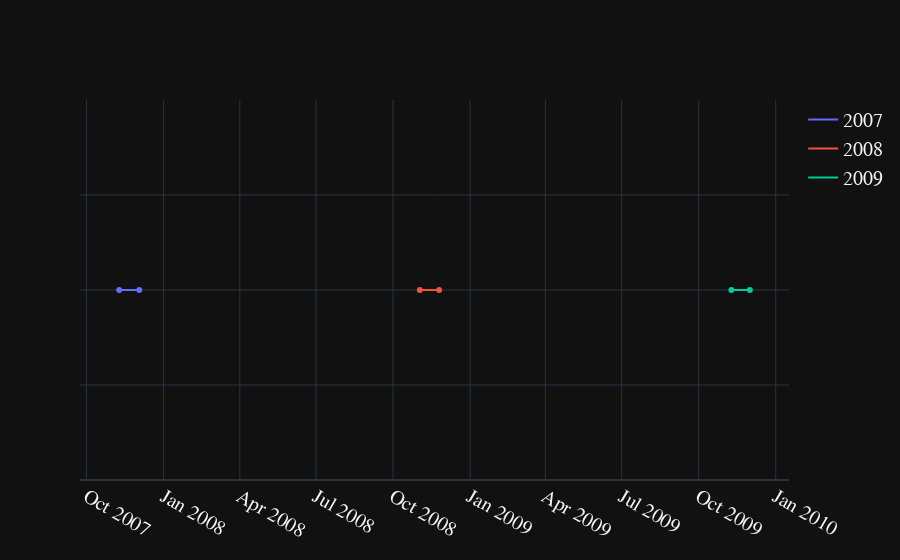

This figure's notebook cell:
### Markdown cell above
There are three years [ 2007  2008  2009 ]

### Code cell
colors_list = px.colors.qualitative.Plotly[:3]
fig = go.Figure()
for y,col in zip(years,colors_list):
    df = temp_na.loc[temp_na['date'].dt.year == y]
    fig.add_trace(go.Scatter(x=df.date,y=[1]*df.shape[0],mode="lines",name=f"{y}",line=dict(color=col)))
    fig.add_trace(go.Scatter(x=np.r_[df.date.min(),df.date.max()],y=[1]*2,mode="markers",name="extra",marker=dict(color=col)))
for trace in fig.data:
    if trace['name'] == "extra":
        trace["showlegend"] = False
fig.update_yaxes(showticklabels=False)
fig.show()
